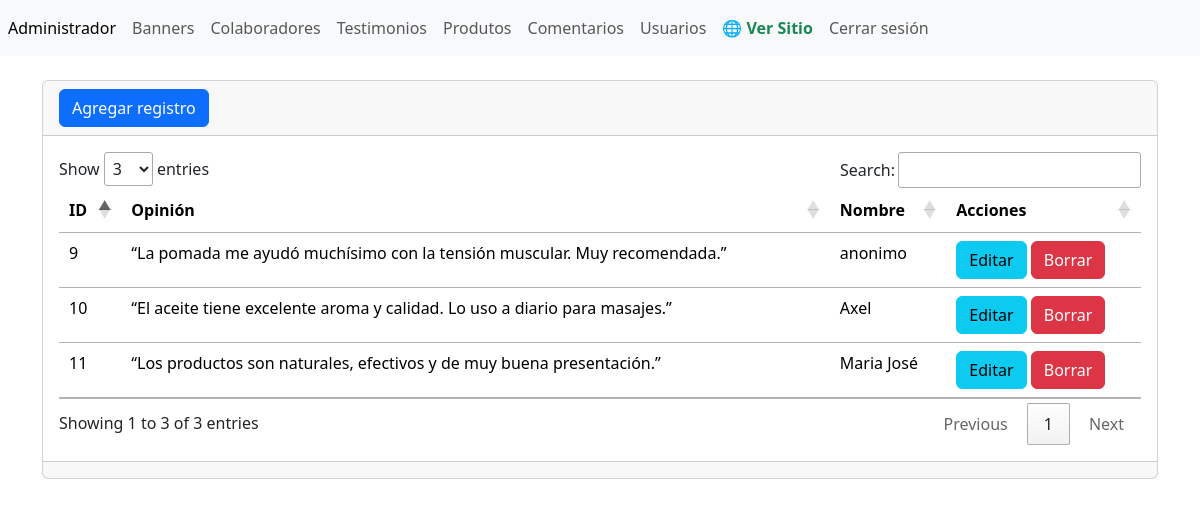
Screenshot of /admin/seccion/testimonios/index.php (signed in) with the database file from the repository.
### tables this page shows
CREATE TABLE `tbl_testimonios` (
  `ID` int(11) NOT NULL,
  `opinion` varchar(255) NOT NULL,
  `nombre` varchar(255) NOT NULL
);

### admin/seccion/testimonios/index.php (the view, shortened to what this page needs)
<?php
include("../../bd.php");
$sentencia=$conexion->prepare("SELECT * FROM  `tbl_testimonios`");
$sentencia->execute();
$lista_testimonios = $sentencia->fetchAll(PDO::FETCH_ASSOC);
include ("../../templates/header.php"); ?>
<br/>
<div class="card">
    <div class="card-header">
         <a name="" id="" class="btn btn-primary" href="crear.php" role="button">Agregar registro</a>
    </div>
    <div class="card-body">
       <div
        class="table-responsive-sm">
        <table
            class="table">
            <thead>
                <tr>
                    <th scope="col">ID</th>
                    <th scope="col">Opinión</th>
                    <th scope="col">Nombre</th>
                    <th scope="col">Acciones</th>
                </tr>
            </thead>
            <tbody>
            <?php foreach($lista_testimonios as $key => $value){ ?>
                <tr class="">
                    <td scope="row"><?php echo $value["ID"];?></td>
                    <td><?php echo $value["opinion"];?></td>
                    <td><?php echo $value["nombre"];?></td>
                    <td>
                        <a name="" id="" class="btn btn-info" href="editar.php?txtID=<?php echo $value["ID"];?>" role="button">Editar</a>
                        <a name="" id="" class="btn btn-danger" href="index.php?txtID=<?php echo $value["ID"];?>" role="button">Borrar</a>
                    </td>
                </tr>
            <?php } ?>
            </tbody>
        </table>
       </div>
    </div>
    <div class="card-footer text-muted">
    </div>
</div>
<?php include ("../../templates/footer.php"); ?>

### rows the page displays
tbl_testimonios: ID "9", opinion "“La pomada me ayudó muchísimo con la tensión muscular. Muy recomendada.”", nombre "anonimo"
tbl_testimonios: ID "10", opinion "“El aceite tiene excelente aroma y calidad. Lo uso a diario para masajes.”", nombre "Axel"
tbl_testimonios: ID "11", opinion "“Los productos son naturales, efectivos y de muy buena presentación.”", nombre "Maria José"
